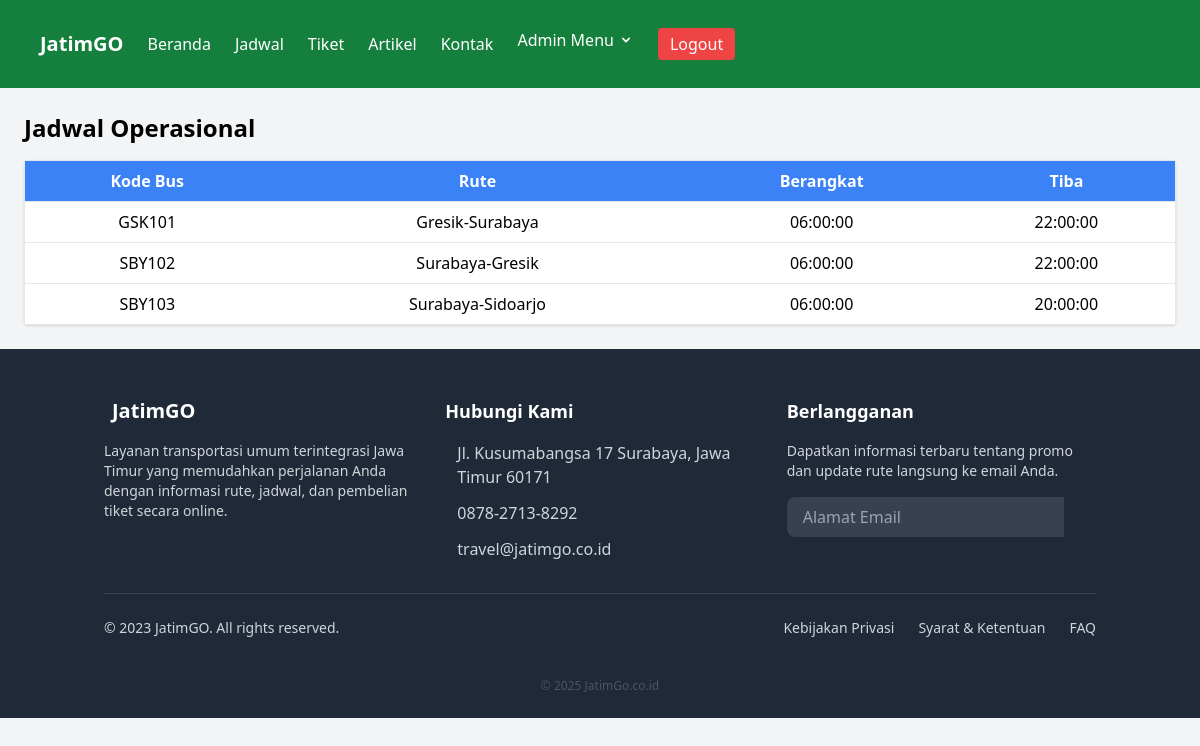
/pweb/jadwal.php (signed in), run on the app's committed database.
### tables this page shows
CREATE TABLE `tb_jadwal` (
  `id` int(3) NOT NULL,
  `bus_id` int(11) NOT NULL,
  `bus_start` time NOT NULL,
  `bus_end` time NOT NULL
);

CREATE TABLE `tb_armada` (
  `id` int(3) NOT NULL,
  `kode_bus` varchar(6) NOT NULL,
  `rute` varchar(100) NOT NULL
);

### pweb/jadwal.php (the view, shortened to what this page needs)
<?php
include_once("config/koneksi.php");
if (isset($_SESSION['username'])) {
    $role = $_SESSION['role'];
    if ($role == 'admin') {
        $query = "SELECT tb_armada.kode_bus, tb_armada.rute, tb_jadwal.bus_start, tb_jadwal.bus_end, tb_armada.id AS bus_id
                  FROM tb_armada
                  JOIN tb_jadwal ON tb_armada.id = tb_jadwal.bus_id";
        $result = $conn->query($query);
    } else {
        $query = "SELECT tb_armada.kode_bus, tb_armada.rute, tb_jadwal.bus_start, tb_jadwal.bus_end
                  FROM tb_armada
                  JOIN tb_jadwal ON tb_armada.id = tb_jadwal.bus_id";
        $result = $conn->query($query);
    }
}
?>
<!DOCTYPE html>
<html lang="id">
<head>
    <script src="https://cdn.tailwindcss.com"></script>
</head>
<body class="bg-gray-100">
<nav class="bg-green-700 p-4">
        <ul class="flex justify-between text-white">
        <body class="bg-gray-100">
    <?php include_once("includes/navbar.php"); ?>
        </ul>
    </nav>
    <div class="p-6">
        <h1 class="text-2xl font-bold mb-4">Jadwal Operasional</h1>
        <table class="w-full border bg-white shadow rounded">
            <thead class="bg-blue-500 text-white">
                <tr>
                    <th class="p-2">Kode Bus</th>
                    <th class="p-2">Rute</th>
                    <th class="p-2">Berangkat</th>
                    <th class="p-2">Tiba</th>
                </tr>
            </thead>
            <tbody>
                <?php while ($row = $result->fetch_assoc()): ?>
                <tr class="text-center border-t">
                    <td class="p-2"><?= $row['kode_bus']; ?></td>
                    <td class="p-2"><?= $row['rute']; ?></td>
                    <td class="p-2"><?= $row['bus_start']; ?></td>
                    <td class="p-2"><?= $row['bus_end']; ?></td>
                </tr>
                <?php endwhile; ?>
            </tbody>
        </table>
    </div>
</body>
</html>

### data on the page
tb_jadwal: bus.kode_bus "GSK101", bus.rute "Gresik-Surabaya", bus_start "06:00:00", bus_end "22:00:00"
tb_jadwal: bus.kode_bus "SBY102", bus.rute "Surabaya-Gresik", bus_start "06:00:00", bus_end "22:00:00"
tb_jadwal: bus.kode_bus "SBY103", bus.rute "Surabaya-Sidoarjo", bus_start "06:00:00", bus_end "20:00:00"
